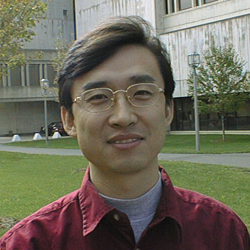
%> input picture Assignment 1/IDPicture.bmp, 250 x 250 px
$ octave CSC471_SPR22_Assignment_1_Ismail_Akram.m   (GNU Octave 9; MATLAB toolbox functions it lacks are replaced by stand-ins)
%> lines starting %> are read from the running program, lines starting %| are printed output that depends on the picture
%===================================================
% Computer Vision Programming Assignment 1
% @Zhigang Zhu, 2003-2009
% City College of New York
%===================================================

% Ismail Akram 8834

% ---------------- Step 1 ------------------------
% Read in an image, get information
% type help imread for more information

InputImage = 'IDPicture.bmp';
OutputImage1 = 'IDPicture_bw.bmp';

C1 = imread(InputImage);
%> C1 is the input picture: size 250x250x3 uint8; mean R, G, B 110.8, 107.1, 91.7
[ROWS COLS CHANNELS] = size(C1); % 250 * 250 *3 (rgb)
%> ROWS = 250; COLS = 250; CHANNELS = 3

% ---------------- Step 2 ------------------------
% If you want to display the three separate bands
% with the color image in one window, here is
% what you need to do
% Basically you generate three "color" images
% using the three bands respectively
% and then use [] operator to concatenate the four images
% the orignal color, R band, G band and B band

% First, generate a blank image. Using "uinit8" will
% give you an image of 8 bits for each pixel in each channel
% Since the Matlab will generate everything as double by default
CR1 =uint8(zeros(ROWS, COLS, CHANNELS)); % blank image

% Note how to put the Red band of the color image C1 into
% each band of the three-band grayscale image CR1
for band = 1 : CHANNELS, % you're making this section into "1" (R)
    CR1(:,:,band) = (C1(:,:,1));
end
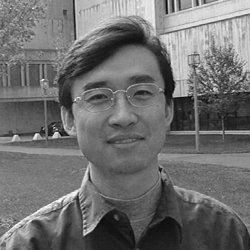
%> CR1: size 250x250x3 uint8; min 6, max 255, mean 110.8

% Do the same thing for G
CG1 =uint8(zeros(ROWS, COLS, CHANNELS));
for band = 1 : CHANNELS, % you're making this section into "2" (G)
    CG1(:,:,band) = (C1(:,:,2));
end
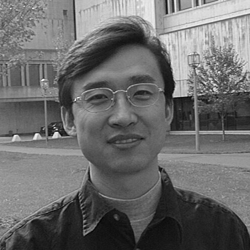
%> CG1: size 250x250x3 uint8; min 3, max 255, mean 107.1

% and for B
CB1 =uint8(zeros(ROWS, COLS, CHANNELS));
for band = 1 : CHANNELS, % you're making this section into "3" (B)
    CB1(:,:,band) = (C1(:,:,3));
end
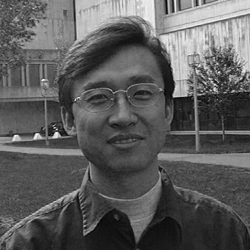
%> CB1: size 250x250x3 uint8; min 1, max 255, mean 91.7

% Whenever you use figure, you generate a new figure window
No1 = figure;  % Figure No. 1

% This is what I mean by concatenation using []
disimg = [C1, CR1; CG1, CB1]; % the ; starts a new row (i.e. output as 2x2)

% Then "image" will do the display for you!
image(disimg); % figure 1
title('colour image and respective RGB bands')

% ---------------- Step 3 ------------------------
% Now we can calculate its intensity image from
% the color image. Don't forget to use "uint8" to
% covert the double results to unsigned 8-bit integers

I1    = uint8(round(sum(C1,3)/3));

% You can definitely display the black-white (grayscale)
% image directly without turn it into a three-band thing,
% which is a waste of memory space

No2 = figure;  % Figure No. 2
image(I1);
title('Incorrect intensity image (using average of RGB no colormap)')

% If you just stop your program here, you will see a
% false color image since the system need a colormap to
% display a 8-bit image  correctly.
% The above display uses a default color map
% which is not correct. It is beautiful, though

% ---------------- Step 4 ------------------------
% So we need to generate a color map for the grayscale
% I think Matlab should have a function to do this,
% but I am going to do it myself anyway.

% Colormap is a 256 entry table, each index has three entries
% indicating the three color components of the index

MAP = zeros(256, 3);

% For a gray scale C[i] = (i, i, i)
% But Matlab use color value from 0 to 1
% so I scale 0-255 into 0-1 (and note
% that I do not use "unit8" for MAP

for i = 1 : 256,  % a comma means pause
    for band = 1:CHANNELS,
        MAP(i,band) = (i-1)/255; % scaling 0-255 into 0 to 1
    end
end

%call colormap to enfore the MAP
colormap(MAP);

% I forgot to mention one thing: the index of Matlab starts from
% 1 instead 0.

% Is it correct this time? Remember the color table is
% enforced for the current one, which is  the one we
% just displayed.

% You can test if I am right by try to display the
% intensity image again:

No3 = figure; % Figure No. 3
image(I1);
title('Corrected intensity image (using average of RGB w/ colormap)')

% See???
% You can actually check the color map using
% the edit menu of each figure window

% ---------------- Step 5 ------------------------
% Use imwrite save any image
% check out image formats supported by Matlab
% by typing "help imwrite
imwrite(I1, OutputImage1, 'BMP');


% ---------------- Step 6 and ... ------------------------
% Students need to do the rest of the jobs from c to g.
% Write code and comments - turn it in both in hard copies and
% soft copies (electronically)

% Question 3
% Generate an intensity image I(x,y) and display it. You should use the equation I = 0.299R + 0.587G + 0.114B

R2 = C1(:, :, 1) * .299;
G2 = C1(:, :, 2) * .587;
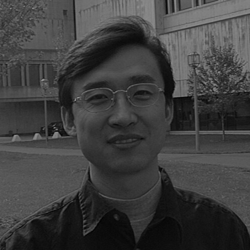
%> G2: size 250x250 uint8; min 2, max 150, mean 62.9
B2 = C1(:, :, 3) * .114;

I2 = R2 + G2 + B2;

% I2 = (0.299 * CR1) + (0.587 * CG1) + (0.114 * CB1); % Did not work: it produced a grayscale,
% $I tried to colormap it but then figure 2 was also affected. I'll just leave this as a comment.

No4 = figure;
image(I2);
title('Intensity image using luminance equation');

% Comparision via algorithm

No5 = figure;
image(abs(double(I1)-(double(I2))));
title('Comparison of I1 and I2');

% Question 4
K = [4 16 32 64]; % respective
No6 = figure;

for i = 1:length(K)
    Img_thres = I1;
    intervals = round(linspace(1,256,K(i) + 1)); % +1 since we're using 1-256. To account for 0-255. In MATLAB, our first index is 1.
    for j = 1:length(intervals)-1
        Img_thres(Img_thres > intervals(j) & Img_thres < intervals (j+1)) = intervals(j);
    end
    subplot(2, 2, i);
    imshow(Img_thres);
    title('I1 Quantize');
end
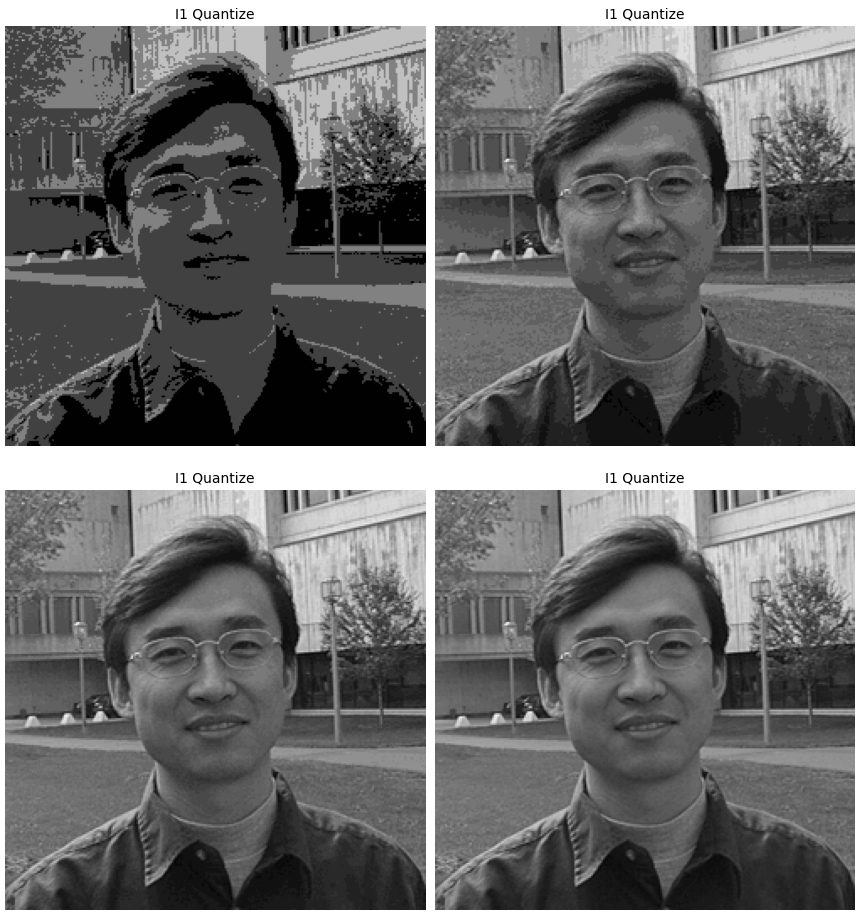
%> figure redrawn from the program's plot data, 4 panels

% Question 5
K_c = [2 4]; % respective
No7 = figure;

for i = 1:length(K_c)
    Img_thres = C1;
    intervals = round(linspace(1,256,K_c(i) + 1)); % +1 since we're using 1-256. To account for 0-255. In MATLAB, our first index is 1.
    for j = 1:length(intervals)-1
        Img_thres(Img_thres > intervals(j) & Img_thres < intervals (j+1)) = intervals(j);
    end
    subplot(1, 2, i);
    imshow(Img_thres);
    title('I1 Quantize');
end
%> this loop made 2 passes
%> pass 1, `imshow(Img_thres);`:
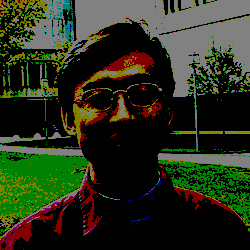
%> displayed picture: size 250x250x3, on the screen's scale of 0 to 255; mean R, G, B 41.3, 48.3, 28.3

% Question 6
C = ((255/(log(255 + 1)))/3)/100; % I,I' = 255 (maximum value), 3 colour bands, 100 is referring to opacity. So C ~= 0.15...

R3 = C1(:, :, 1);
G3 = C1(:, :, 2);
B3 = C1(:, :, 3);

R4 = C*log(1+(double(R3)));
G4 = C*log(1+(double(G3)));
B4 = C*log(1+(double(B3)));

C1 = cat(3, R4, G4, B4);
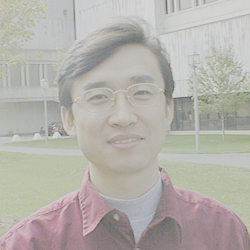
%> C1: size 250x250x3 double; mean R, G, B 0.706, 0.694, 0.671

No8 = figure;
image(C1);
title('Log Quantization of original three-band colour image C1');
